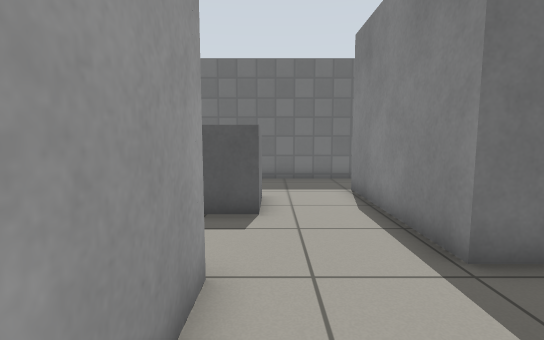
[1] (above)

15 first-person views from a walk through a Gazebo world. The camera is 0.85 m above the floor, tilts 6° down and sees 85° across. The floor is counted in squares, 0.5 m on a side. Each view is taken from the middle of a square. On the plan, view 1 faces up. The plan holds only what a view shows up to about 15 squares ahead; the rest is blank. Simple patterns stand in for the simulator's built-in surfaces.

[2]
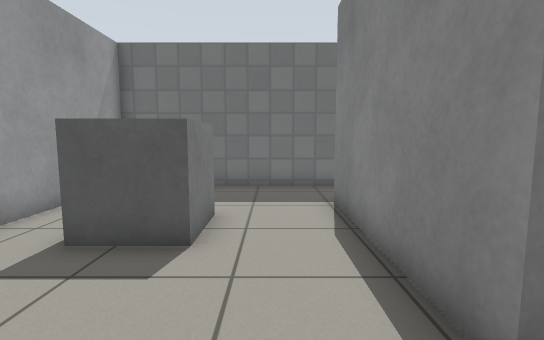

[3]
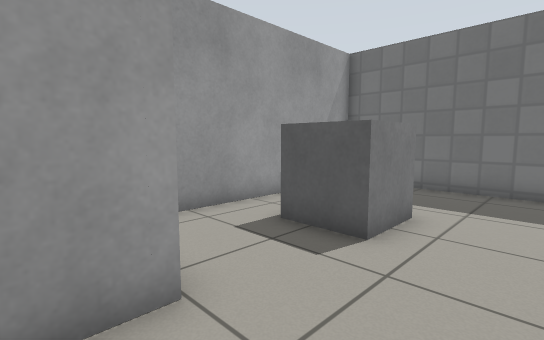

[4]
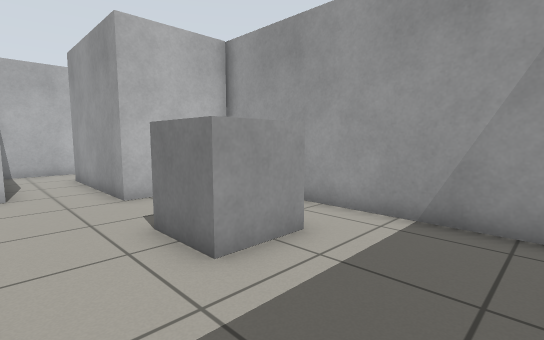

[5]
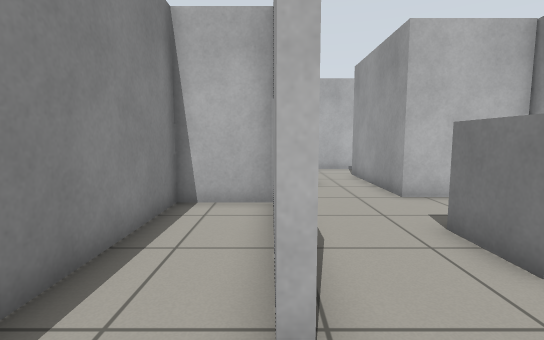

[6]
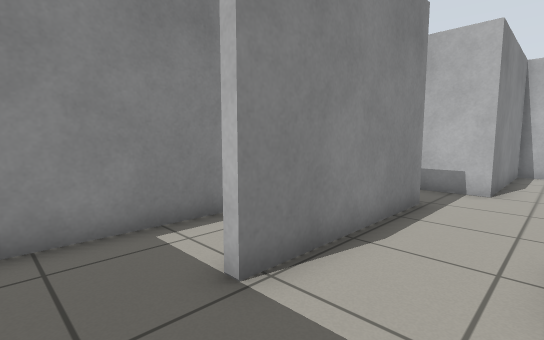

[7]
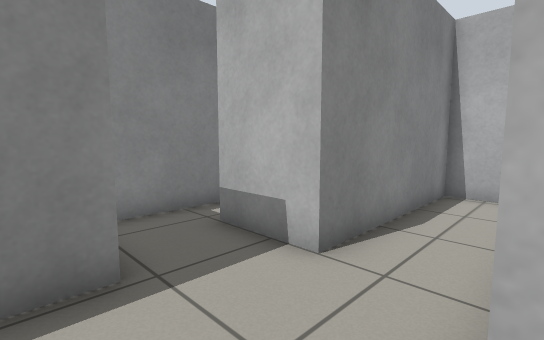

[8]
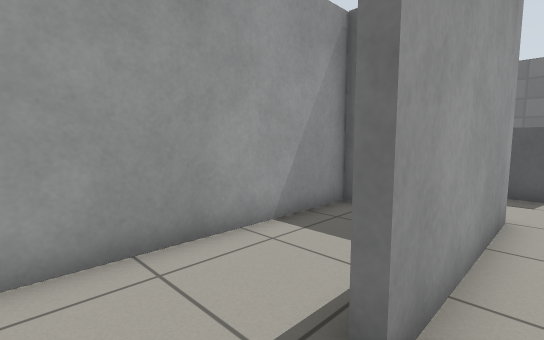

[9]
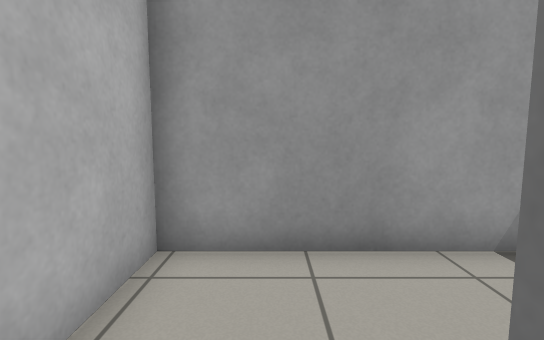

[10]
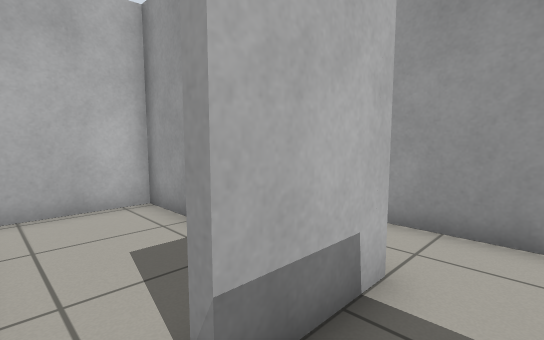

[11]
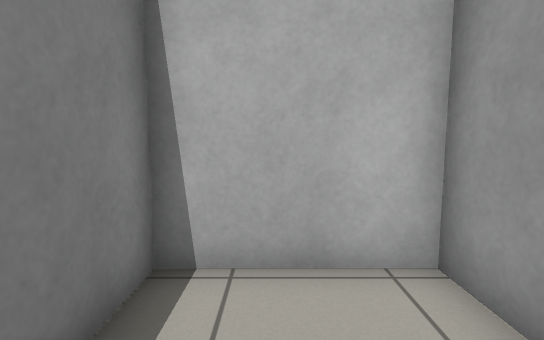

[12]
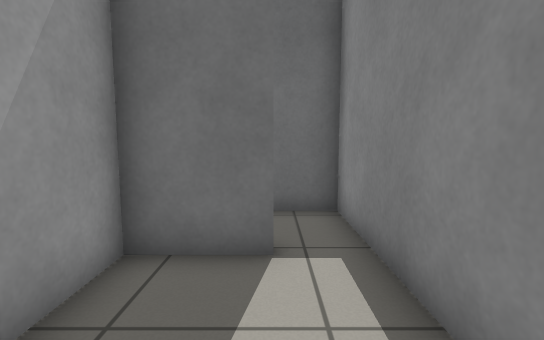

[13]
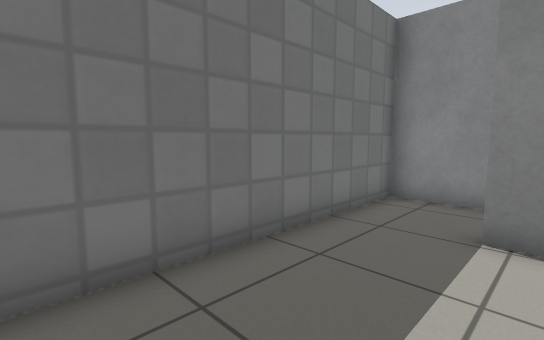

[14]
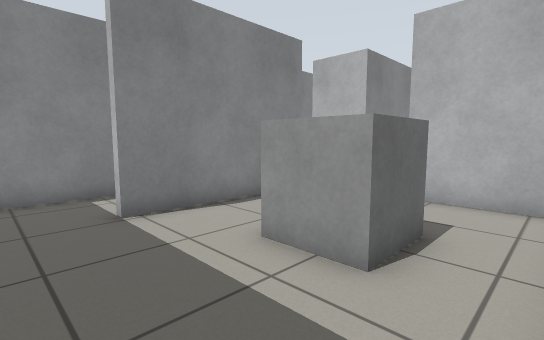

[15]
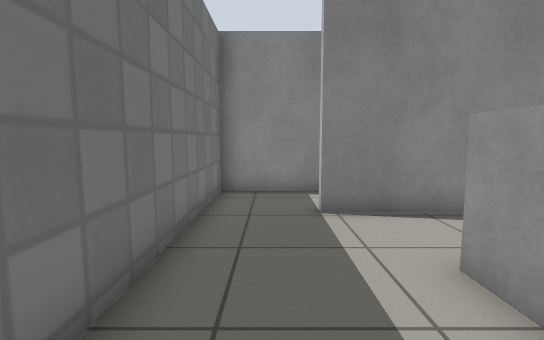

### Floor plan
Points are (right, up) in squares from view 1. A wall is a line through its corners. A room is listed if a view was taken in it or the views show most of it. See-through windows are left out.
Room 1 (views 1, 2, 3, 4, 5, 6, 7, 8, 9, 13, 14, 15)
walls: (4.6, 3.9) (2.7, 3.9) (2.7, 10); (3.5, 12.7) (-4.4, 12.7) (-4.4, 3.4) (-0.8, 3.4) (-0.8, -2.1); (-0.5, -4.7) (1.5, -4.7) (1.5, 1.5) (4, 1.5)
ways out: opening at (3.5, 2.5) to room 2; opening at (-1, -3.5) to room 4; opening at (3, 11) to room 5
objects: grey box (-2, 7) to (-1, 8)
Room 2 (view 10)
walls: (5.5, 1.4) (5.5, 3.9) (4.6, 3.9)
ways out: opening at (3.5, 2.5) to room 1; opening at (5, 1) to room 3
Room 3 (views 11, 12)
walls: (1.8, -2.8) (1.8, -4.7) (5.5, -4.7) (5.5, 1.4); (4, 1.5) (4, 1.2) (1.8, 1.2) (1.8, -0.9)
ways out: opening at (5, 1) to room 2
Room 4 (no view inside)
walls: (-4.4, 3.2) (-4.4, -4.7) (-0.5, -4.7)
ways out: opening at (-1, -3.5) to room 1
Room 5 (no view inside)
walls: (3, 9.9) (3, 7.4); (2.9, 4.2) (5.5, 4.2) (5.5, 12.7) (3.5, 12.7)
ways out: opening at (3, 11) to room 1

Positions as (right, up) in squares from view 1, and headings:
1: (0, 0), facing up
2: (1, 2), facing up
3: (2, 2), facing up-left
4: (2, 12), facing down-left
5: (3, 12), facing down
6: (0, 12), facing down-right
7: (-1, 5), facing down-right
8: (0, -4), facing up-left
9: (0, -3), facing left
10: (5, 3), facing down-left
11: (4, -1), facing down
12: (4, -3), facing up
13: (-3, 9), facing up-right
14: (-4, 12), facing down-right
15: (-4, 11), facing right
